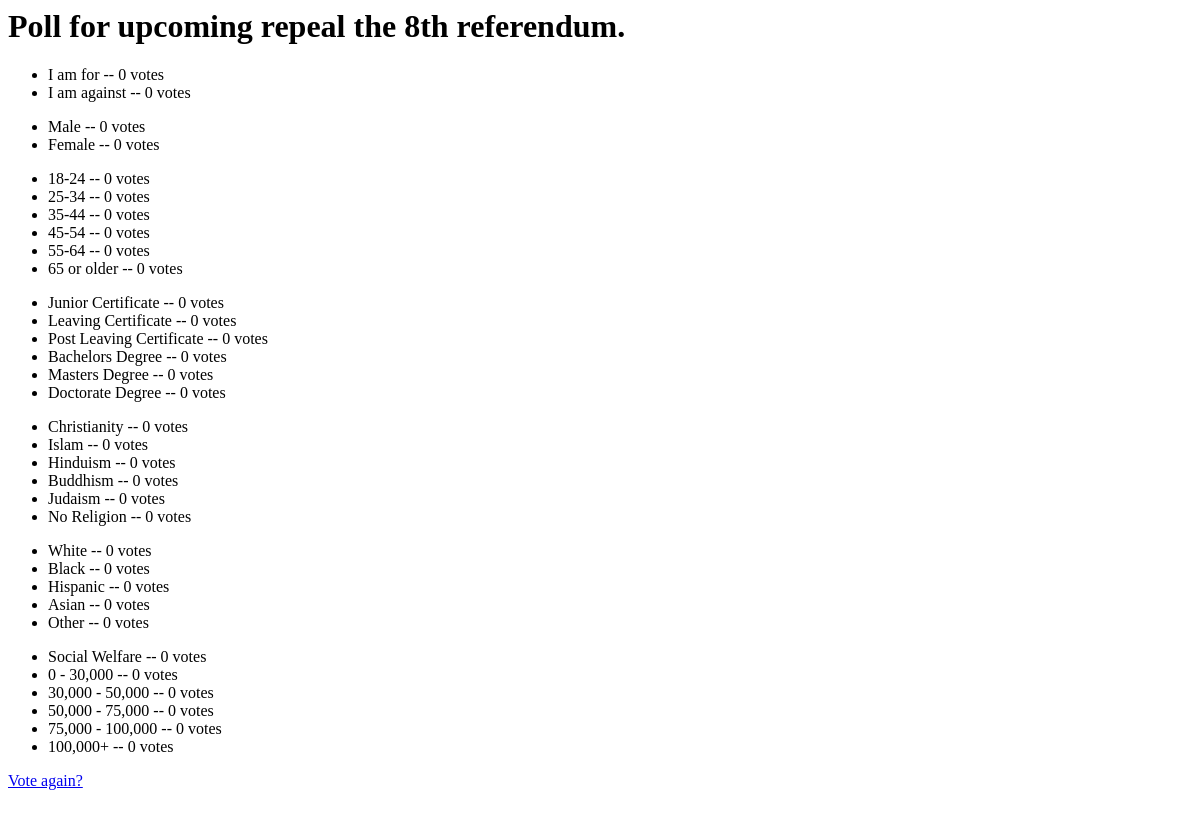
Page /polls/6/results/ on the earlier database version.
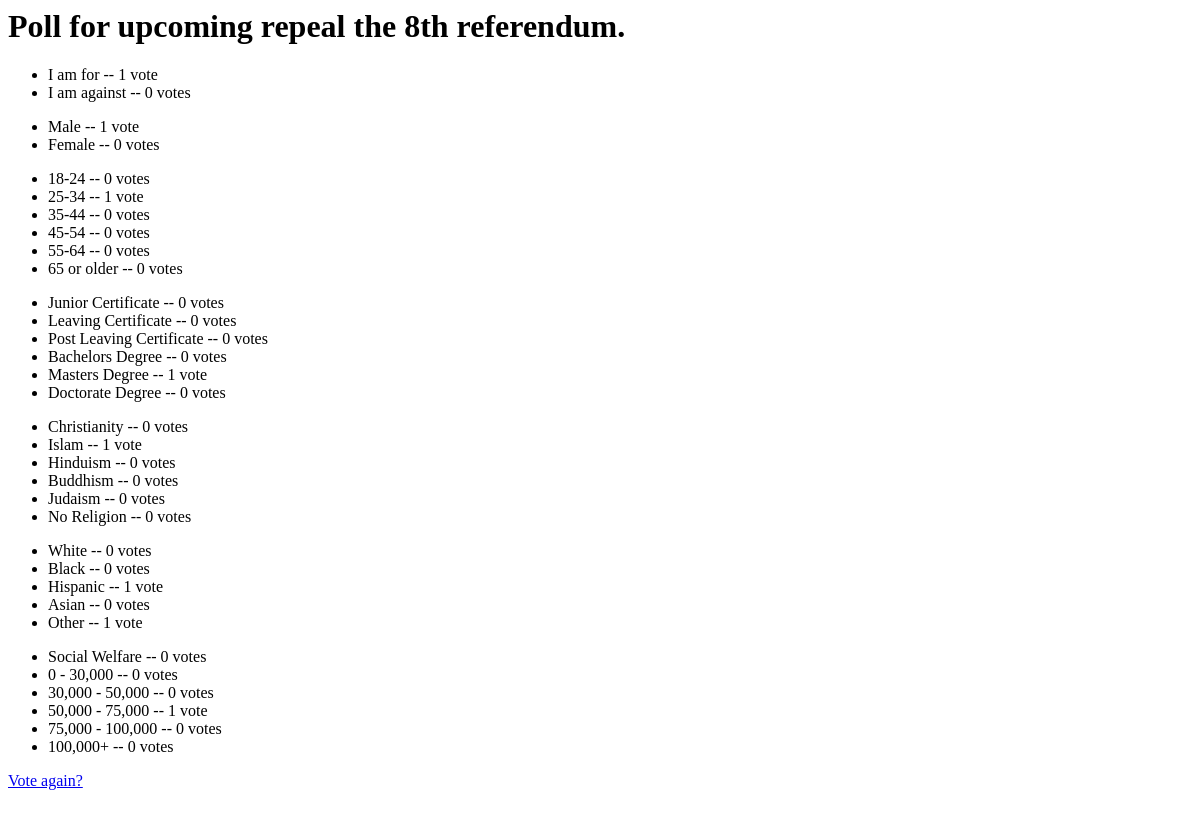
Same page on the later database version.
### polls/models.py (models this page shows, shortened)
class Questions(models.Model):
    question_text = models.CharField(max_length=250)
    pub_date = models.DateTimeField('date published')
    def was_published_recently(self):
        now = timezone.now()
        return now - datetime.timedelta(days=1) <= self.pub_date <= now
    was_published_recently.admin_order_field = 'pub_date'
    was_published_recently.boolean = True
    was_published_recently.short_description = 'Published recently?'
    def was_published_recently(self):
        now = timezone.now()
        return now - datetime.timedelta(days=1) <= self.pub_date <= now

class Choice(models.Model):
    question = models.ForeignKey(Questions, on_delete=models.CASCADE)
    choice_text = models.CharField(max_length=250)
    votes = models.IntegerField(default=0)

class Gender(models.Model):
    question = models.ForeignKey(Questions, on_delete=models.CASCADE)
    gender_text = models.CharField(max_length=250)
    num = models.IntegerField(default=0)

class Age(models.Model):
    question = models.ForeignKey(Questions, on_delete=models.CASCADE)
    age_text = models.CharField(max_length=250)
    option = models.IntegerField(default=0)

class Education(models.Model):
    question = models.ForeignKey(Questions, on_delete=models.CASCADE)
    education_text = models.CharField(max_length=250)
    number = models.IntegerField(default=0)

class Religion(models.Model):
    question = models.ForeignKey(Questions, on_delete=models.CASCADE)
    religion_text = models.CharField(max_length=250)
    pick = models.IntegerField(default=0)

class Ethnicity(models.Model):
    question = models.ForeignKey(Questions, on_delete=models.CASCADE)
    ethnicity_text = models.CharField(max_length=250)
    racenum = models.IntegerField(default=0)

class Income (models.Model):
    question = models.ForeignKey(Questions, on_delete=models.CASCADE)
    income_text = models.CharField(max_length=250)
    amount = models.IntegerField(default=0)

### polls/views.py (the view)
# urls.py: url(r'^(?P<pk>[0-9]+)/results/$', views.ResultsView.as_view(), name='results'),
class ResultsView(generic.DetailView):
    model = Questions
    template_name = 'polls/results.html'

### polls/templates/polls/results.html (shortened to what this page needs)
{% load leaflet_tags %}
<head>
</head>
<h1>{{ questions.question_text }}</h1>
<body>
<ul>
{% for choice in questions.choice_set.all %}
    <li>{{ choice.choice_text }} -- {{ choice.votes }} vote{{ choice.votes|pluralize }}</li>
{% endfor %}
</ul>
<ul>
{% for gender in questions.gender_set.all %}
    <li>{{ gender.gender_text }} -- {{ gender.num }} vote{{ gender.num|pluralize }}</li>
{% endfor %}
</ul>
<ul>
{% for age in questions.age_set.all %}
    <li>{{ age.age_text }} -- {{ age.option }} vote{{ age.option|pluralize }}</li>
{% endfor %}
</ul>
<ul>
{% for education in questions.education_set.all %}
    <li>{{ education.education_text }} -- {{ education.number }} vote{{ education.number|pluralize }}</li>
{% endfor %}
</ul>
<ul>
{% for religion in questions.religion_set.all %}
    <li>{{ religion.religion_text }} -- {{ religion.pick }} vote{{ religion.pick|pluralize }}</li>
{% endfor %}
</ul>
<ul>
{% for ethnicity in questions.ethnicity_set.all %}
    <li>{{ ethnicity.ethnicity_text }} -- {{ ethnicity.racenum }} vote{{ ethnicity.racenum|pluralize }}</li>
{% endfor %}
</ul>
<ul>
{% for income in questions.income_set.all %}
    <li>{{ income.income_text }} -- {{ income.amount }} vote{{ income.amount|pluralize }}</li>
{% endfor %}
</ul>
<a href="{% url 'polls:detail' questions.id %}">Vote again?</a>
<br /><br /><br /><br />
</body>

Differences in the rows shown:
changed Choice "I am for": votes "0" → "1"
changed Gender "Male": num "0" → "1"
changed Age (number 2 of 6 on the later page): option "0" → "1"
changed Education "Masters Degree": number "0" → "1"
changed Religion "Islam": pick "0" → "1"
changed Ethnicity "Hispanic": racenum "0" → "1"
changed Ethnicity "Other": racenum "0" → "1"
changed Income (number 4 of 6 on the later page): amount "0" → "1"
